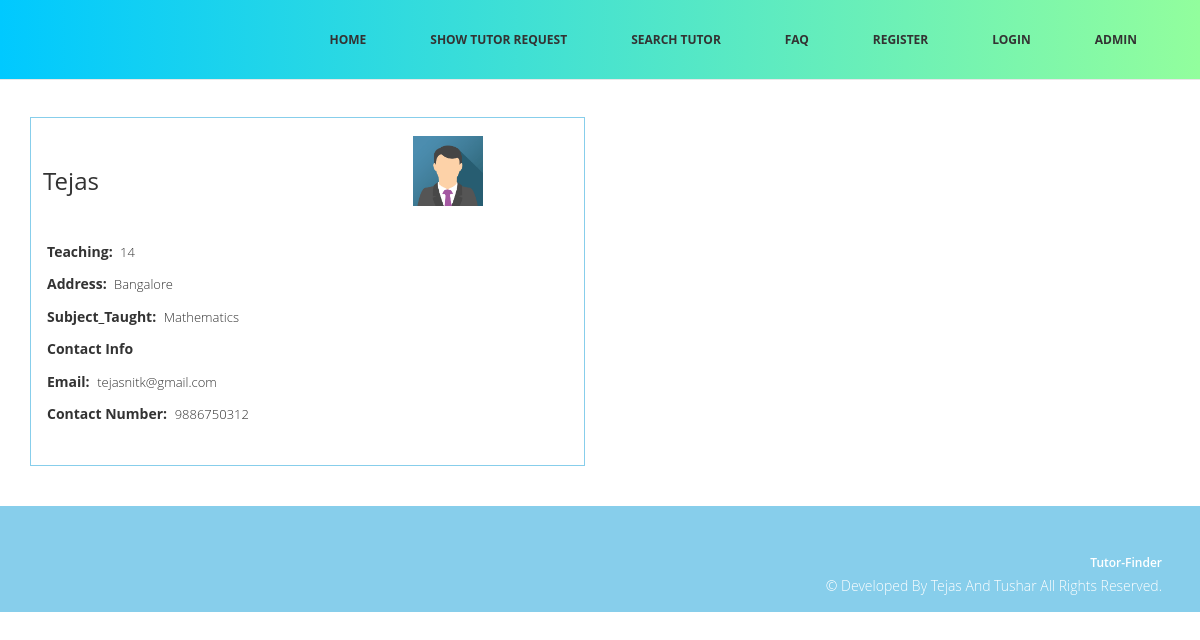
Screenshot of /detailstutor.php?id=10 (signed in) with the database file from the repository.
### tables this page shows
CREATE TABLE IF NOT EXISTS `add_tutor` (
  `id` int(11) NOT NULL AUTO_INCREMENT,
  `name` varchar(40) NOT NULL,
  `email` varchar(40) NOT NULL,
  `number` varchar(40) NOT NULL,
  `teaching` varchar(40) NOT NULL,
  `address` varchar(40) NOT NULL,
  `subject` varchar(40) NOT NULL,
  PRIMARY KEY (`id`)
);

### detailstutor.php (the view, shortened to what this page needs)
<?php include("header.php"); ?>
<section id="tutorlist">
<div class="container">
	<div class="row">
	<h2> Featured Tutors</h2>
	<?php
	 $id=$_GET['id'];
	include("inc/constant.php");
	$sql = "SELECT *  FROM add_tutor WHERE id=$id";
	$result = $conn->query($sql);
	 if ($result->num_rows > 0) {
	while($row = $result->fetch_assoc()) {?>
		<div class="col-md-6">
		<div class="single-tutor">
		<div class="tutor-are">
				<div class="tutor-iteam"><h3><?php echo $row["name"] ?></h3></div>
				<div class="tutor-img"><h3><img src="images/img_avatar.png" alt="" /></h3></div>
		</div>
			<p><span>Teaching:</span> <?php echo $row["teaching"] ?></p>
			<p><span>Address:</span> <?php echo $row["address"] ?></p>
			<p><span>Subject_Taught: </span><?php echo $row["subject"] ?></p>
			<div class="contact_info">
			<p><span>Contact Info</span></p>
				<?php
  if(isset($_SESSION['email']) && isset($_SESSION['password']) ){?>
			<p><span>Email: </span><?php echo $row["email"] ?></p>
			<p><span>Contact Number: </span><?php echo $row["number"] ?></p>
			<?php
			} else
			echo '<a href="login.php">Login For Show Details</a>';
			?>
			</div>
		</div>
		</div>
		<?php 	}
										} ?>
	</div>
</div>
</section>
<?php include("footer.php"); ?>

### css/style.css (style rules this page uses)
body { font-family:'Open Sans', Arial, sans-serif; font-size:14px; font-weight:300; line-height:1.6em; color:#fff; background-color:#fff; overflow-x:hidden; }
hi,h2,h3,h4,h5,h6 { color:#333; line-height:1.1em; }
p { color:#333; font-size:13px; }
#tutorlist { padding:40px 0; float:left; width:100%; }
#tutorlist h2 { text-align: center; margin-bottom: 58px; width: 269px; margin: 0 auto; margin-bottom: 40px; border-bottom: 4px solid skyblue; }
.single-tutor { float: left; width: 100%; border: 1px solid skyblue; padding: 30px 12px; }
.single-tutor img { width:70px; height:70px; }
.tutor-iteam { width:70%; float:left; }
.tutor-img { width: 30%; float: left; height: 100px; margin-top: -32px; margin-bottom: 25px; }
.single-tutor span { font-size: 14px; font-weight: bold; padding: 4px; }

### rows the page displays
add_tutor: name "Tejas", teaching "14", address "Bangalore", subject "Mathematics", email "tejasnitk@gmail.com", number "9886750312"
